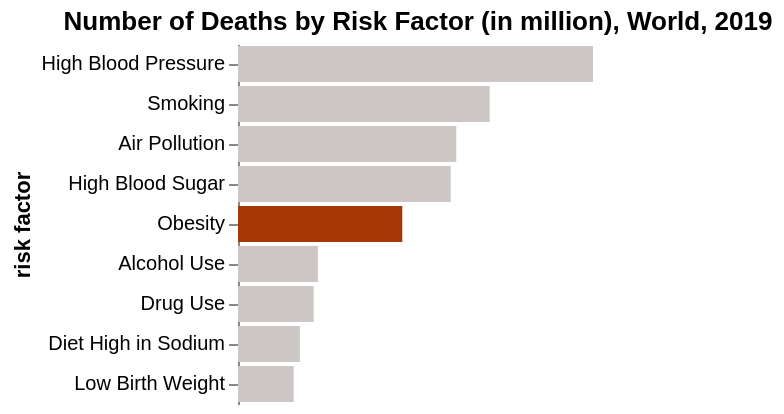

Write a Vega-Lite specification for this figure.
### Vega-Lite specification from a JSON file in a GitHub repository (floating-point values rounded to 4 significant figures)
{"$schema": "https://vega.github.io/schema/vega-lite/v5.json", "description": "A simple bar chart with embedded data.", "background": "transparent", "config": {"view": {"stroke": null}}, "title": "Number of Deaths by Risk Factor (in million), World, 2019", "width": 180, "data": {"values": [{"risk factor": "High Blood Pressure", "value": 10.85}, {"risk factor": "Smoking", "value": 7.69}, {"risk factor": "Air Pollution", "value": 6.67}, {"risk factor": "High Blood Sugar", "value": 6.5}, {"risk factor": "Obesity", "value": 5.02}, {"risk factor": "Alcohol Use", "value": 2.44}, {"risk factor": "Diet High in Sodium", "value": 1.89}, {"risk factor": "Drug Use", "value": 2.31}, {"risk factor": "Low Birth Weight", "value": 1.7}]}, "layer": [{"mark": "bar", "encoding": {"y": {"field": "risk factor", "type": "nominal", "sort": "-x", "axis": {"labelAngle": 0}}, "x": {"field": "value", "type": "quantitative", "axis": null, "title": "Number of death (in million)"}, "color": {"condition": [{"value": "#a63603", "test": {"field": "risk factor", "oneOf": ["Obesity"]}}], "value": "#ccc6c5"}, "tooltip": [{"field": "risk factor", "type": "nominal"}, {"field": "value", "type": "quantitative", "title": "Number of Death (in million)"}]}}]}
